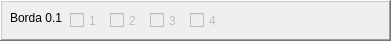
      <widget class="QFrame" name="frame_36">
       <property name="geometry">
        <rect>
         <x>458</x>
         <y>40</y>
         <width>391</width>
         <height>41</height>
        </rect>
       </property>
       <property name="frameShape">
        <enum>QFrame::WinPanel</enum>
       </property>
       <property name="frameShadow">
        <enum>QFrame::Raised</enum>
       </property>
       <widget class="QCheckBox" name="cb011">
        <property name="enabled">
         <bool>false</bool>
        </property>
        <property name="geometry">
         <rect>
          <x>70</x>
          <y>10</y>
          <width>41</width>
          <height>21</height>
         </rect>
        </property>
        <property name="text">
         <string>1</string>
        </property>
       </widget>
       <widget class="QCheckBox" name="cb012">
        <property name="enabled">
         <bool>false</bool>
        </property>
        <property name="geometry">
         <rect>
          <x>110</x>
          <y>10</y>
          <width>41</width>
          <height>21</height>
         </rect>
        </property>
        <property name="text">
         <string>2</string>
        </property>
       </widget>
       <widget class="QLabel" name="label_42">
        <property name="geometry">
         <rect>
          <x>10</x>
          <y>10</y>
          <width>58</width>
          <height>16</height>
         </rect>
        </property>
        <property name="text">
         <string>Borda 0.1</string>
        </property>
       </widget>
       <widget class="QCheckBox" name="cb013">
        <property name="enabled">
         <bool>false</bool>
        </property>
        <property name="geometry">
         <rect>
          <x>150</x>
          <y>10</y>
          <width>41</width>
          <height>21</height>
         </rect>
        </property>
        <property name="text">
         <string>3</string>
        </property>
        <property name="checked">
         <bool>false</bool>
        </property>
       </widget>
       <widget class="QCheckBox" name="cb014">
        <property name="enabled">
         <bool>false</bool>
        </property>
        <property name="geometry">
         <rect>
          <x>190</x>
          <y>10</y>
          <width>41</width>
          <height>21</height>
         </rect>
        </property>
        <property name="text">
         <string>4</string>
        </property>
       </widget>
       <widget class="QFrame" name="frame_37">
        <property name="geometry">
         <rect>
          <x>460</x>
          <y>0</y>
          <width>391</width>
          <height>41</height>
         </rect>
        </property>
        <property name="frameShape">
         <enum>QFrame::WinPanel</enum>
        </property>
        <property name="frameShadow">
         <enum>QFrame::Raised</enum>
        </property>
        <widget class="QCheckBox" name="checkBox_297">
         <property name="geometry">
          <rect>
           <x>70</x>
           <y>10</y>
           <width>41</width>
           <height>21</height>
          </rect>
         </property>
         <property name="text">
          <string>1</string>
         </property>
        </widget>
        <widget class="QCheckBox" name="checkBox_298">
         <property name="geometry">
          <rect>
           <x>110</x>
           <y>10</y>
           <width>41</width>
           <height>21</height>
          </rect>
         </property>
         <property name="text">
          <string>2</string>
         </property>
        </widget>
        <widget class="QLabel" name="label_43">
         <property name="geometry">
          <rect>
           <x>10</x>
           <y>10</y>
           <width>58</width>
           <height>16</height>
          </rect>
         </property>
         <property name="text">
          <string>Borda 1.1</string>
         </property>
        </widget>
        <widget class="QCheckBox" name="checkBox_299">
         <property name="geometry">
          <rect>
           <x>150</x>
           <y>10</y>
           <width>41</width>
           <height>21</height>
          </rect>
         </property>
         <property name="text">
          <string>3</string>
         </property>
        </widget>
        <widget class="QCheckBox" name="checkBox_300">
         <property name="geometry">
          <rect>
           <x>190</x>
           <y>10</y>
           <width>41</width>
           <height>21</height>
          </rect>
         </property>
         <property name="text">
          <string>4</string>
         </property>
        </widget>
        <widget class="QCheckBox" name="checkBox_301">
         <property name="geometry">
          <rect>
           <x>230</x>
           <y>10</y>
           <width>41</width>
           <height>21</height>
          </rect>
         </property>
         <property name="text">
          <string>5</string>
         </property>
        </widget>
        <widget class="QCheckBox" name="checkBox_302">
         <property name="geometry">
          <rect>
           <x>270</x>
           <y>10</y>
           <width>41</width>
           <height>21</height>
          </rect>
         </property>
         <property name="text">
          <string>6</string>
         </property>
        </widget>
        <widget class="QCheckBox" name="checkBox_303">
         <property name="geometry">
          <rect>
           <x>310</x>
           <y>10</y>
           <width>41</width>
           <height>21</height>
          </rect>
         </property>
         <property name="text">
          <string>7</string>
         </property>
        </widget>
        <widget class="QCheckBox" name="checkBox_304">
         <property name="geometry">
          <rect>
           <x>350</x>
           <y>10</y>
           <width>41</width>
           <height>21</height>
          </rect>
         </property>
         <property name="text">
          <string>8</string>
         </property>
        </widget>
       </widget>
      </widget>
